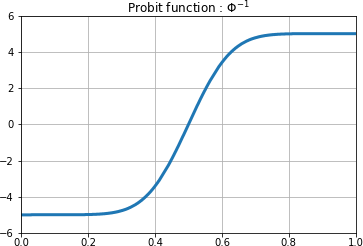

Source code (Python):
#coding: utf-8

from math import pi
import numpy as np
import numpy.random as rd
import matplotlib.pyplot as plt


#データ数
NUM=1000
x1=np.linspace(-5,5,NUM)

#標準正規分布
x2=np.exp(-x1**2/2)/np.sqrt(2*pi)

plt.plot(x1,x2,linewidth=3.0)
plt.xlim((-5,5))
plt.ylim((0,0.5))
plt.grid()
plt.title("standard normal distribution : N(x|0,1)")
filename="sn.png"
plt.savefig(filename)
plt.show()


#正規累積分布関数
x3=np.zeros(NUM)
for i in range(NUM):
	x3[i]=np.sum(x2[:i])
x3/=x3[NUM-1]

plt.plot(x1,x3,linewidth=3.0)
plt.xlim((-5,5))
plt.ylim((0,1))
plt.grid()
plt.title("standard normal cumulative distribution function : $\\Phi$")
filename="sn_cdf.png"
plt.savefig(filename)
plt.show()


#プロビット関数
x4=np.linspace(0,1,NUM)
x5=np.zeros(NUM)
for i in range(NUM):
	temp=abs(x3[i]-x4)
	x5[i]=x1[np.argmin(temp)]

plt.plot(x4,x5,linewidth=3.0)
plt.xlim((-0,1))
plt.ylim((-6,6))
plt.grid()
plt.title("Probit function : $\\Phi^{-1}$")
filename="probit_func.png"
plt.savefig(filename)
plt.show()
